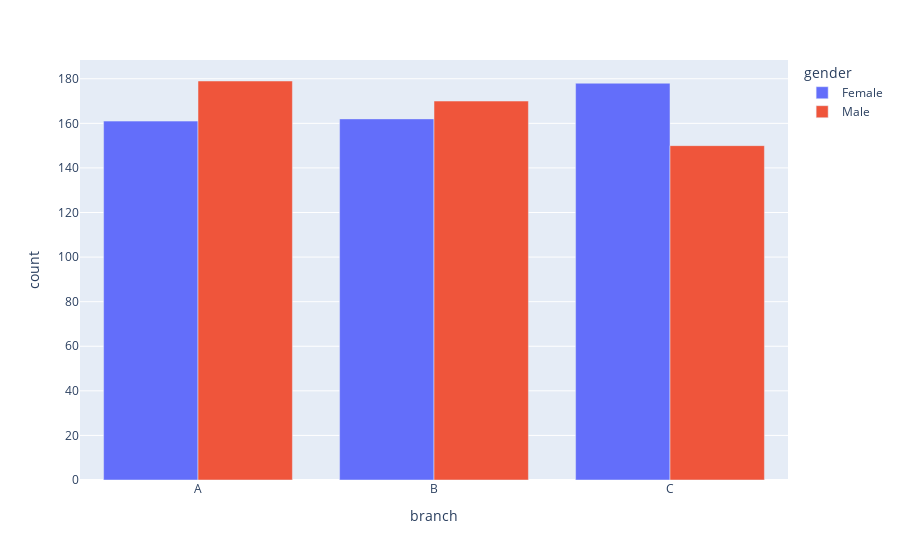

The notebook cell saved with this chart:
### Code cell
px.bar(data_frame=gender_by_branch, x='branch', y='count', color='gender', barmode='group')

### Figure 1 — Plotly figure (JSON) as saved in the notebook; plotly's stock layout.template omitted (floating-point values rounded to 4 significant figures)
{"data": [{"alignmentgroup": "True", "hovertemplate": "gender=Female<br>branch=%{x}<br>count=%{y}<extra></extra>", "legendgroup": "Female", "marker": {"color": "#636efa", "pattern": {"shape": ""}}, "name": "Female", "offsetgroup": "Female", "orientation": "v", "showlegend": true, "textposition": "auto", "type": "bar", "x": ["A", "B", "C"], "xaxis": "x", "y": [161, 162, 178], "yaxis": "y"}, {"alignmentgroup": "True", "hovertemplate": "gender=Male<br>branch=%{x}<br>count=%{y}<extra></extra>", "legendgroup": "Male", "marker": {"color": "#EF553B", "pattern": {"shape": ""}}, "name": "Male", "offsetgroup": "Male", "orientation": "v", "showlegend": true, "textposition": "auto", "type": "bar", "x": ["A", "B", "C"], "xaxis": "x", "y": [179, 170, 150], "yaxis": "y"}], "layout": {"barmode": "group", "legend": {"title": {"text": "gender"}, "tracegroupgap": 0}, "margin": {"t": 60}, "xaxis": {"anchor": "y", "domain": [0, 1], "title": {"text": "branch"}}, "yaxis": {"anchor": "x", "domain": [0, 1], "title": {"text": "count"}}}}
